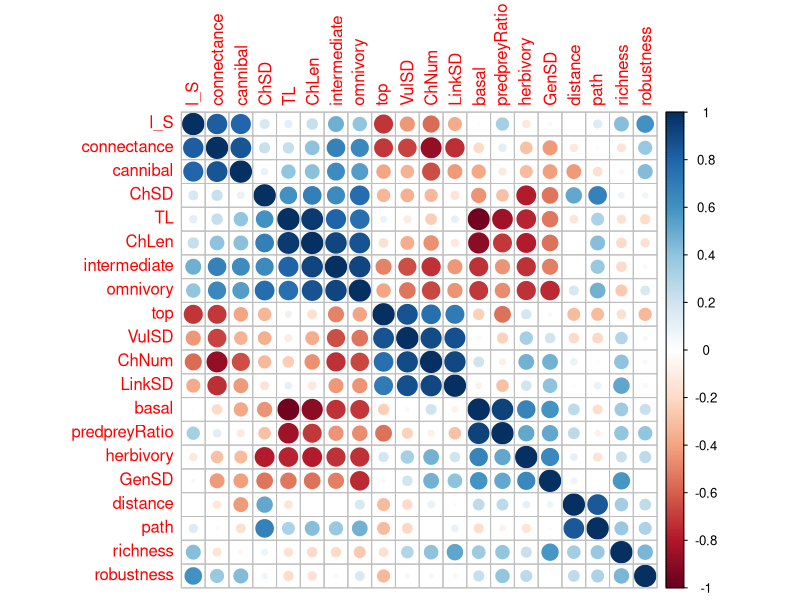
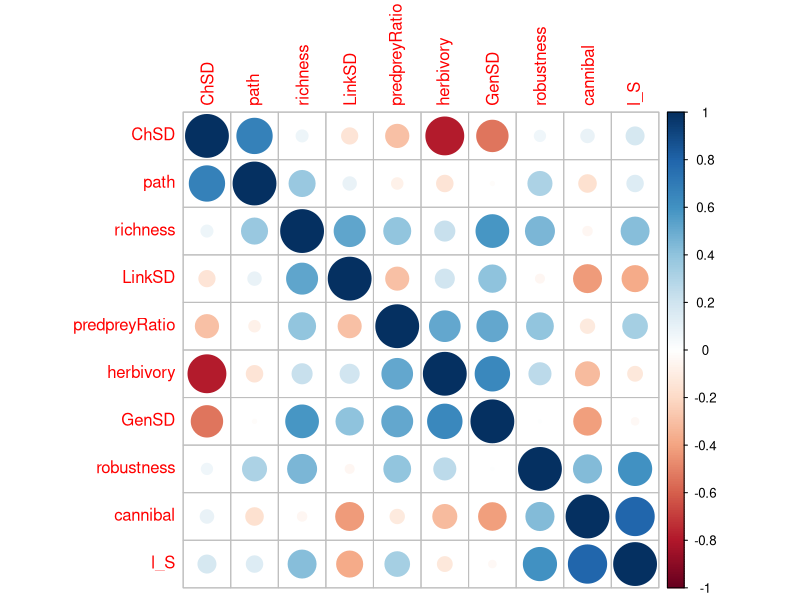
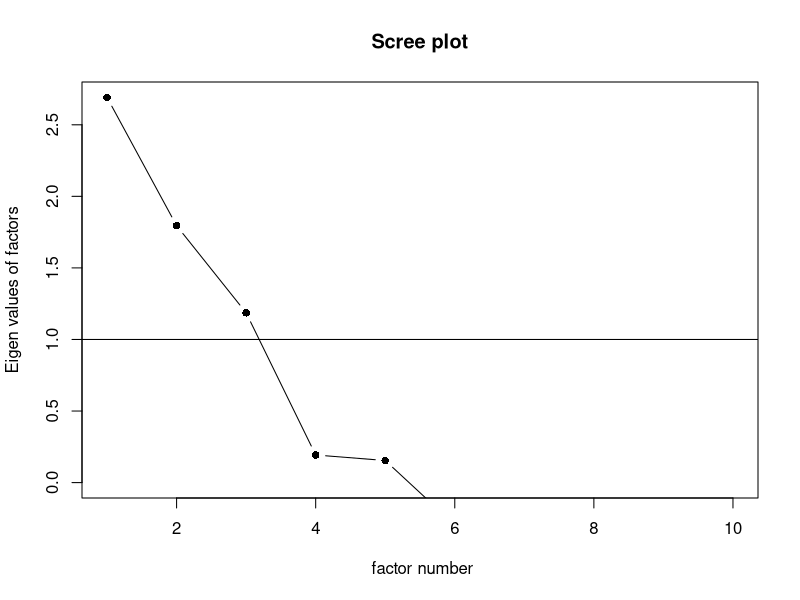
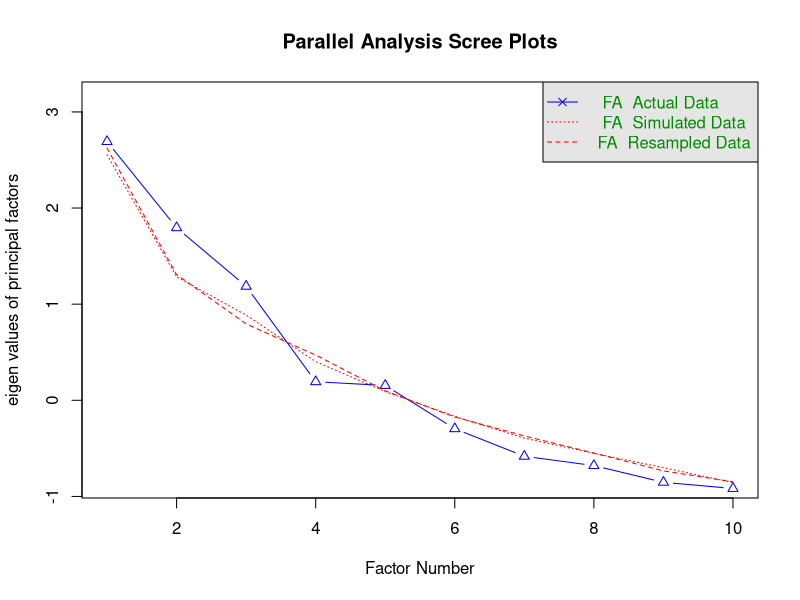
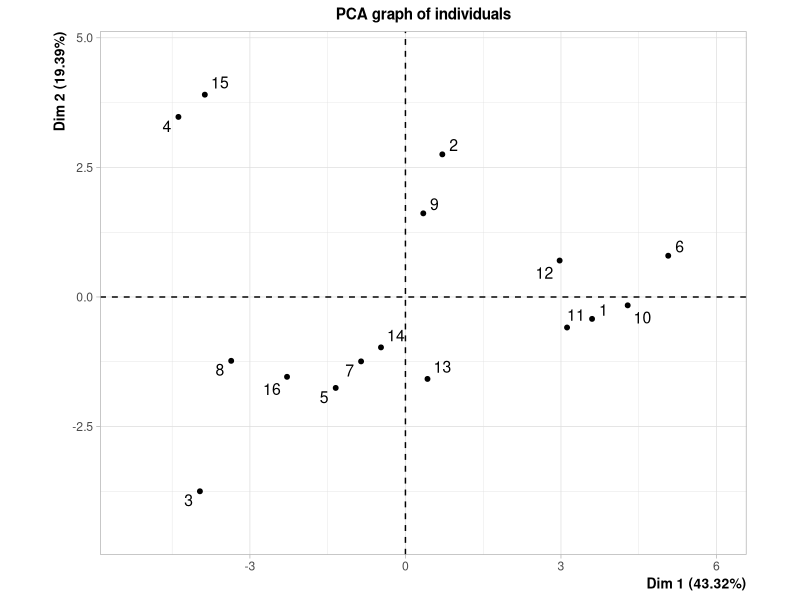
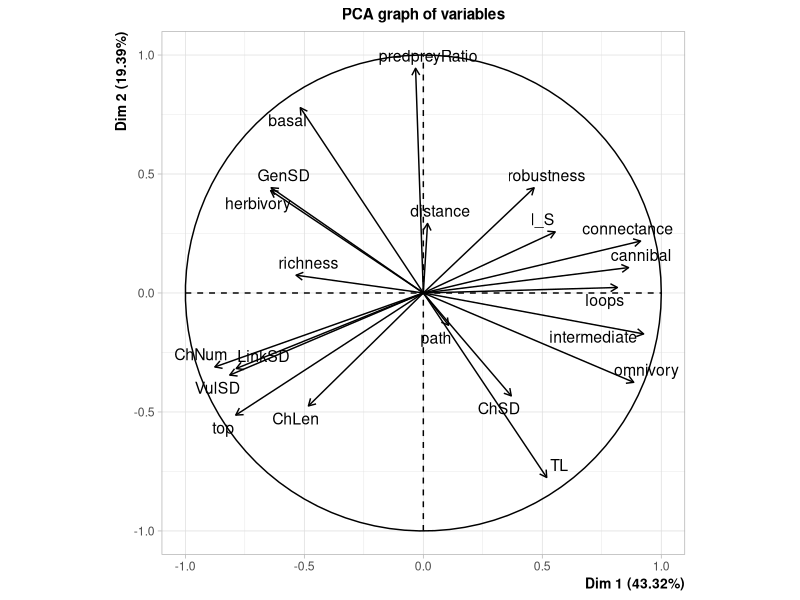

Here is the R script that generated these plots, in order: (Note: this script raises an error after producing the figures.)
##Load packages
library(caret)
library(corrplot)
library(FactoMineR)
library(here)
library(psych)
library(ggrepel)
library(tidyverse)

setwd(here::here())

# import network summary data
topology_vermaat <- read.csv("data/vermaat_2009/vermaat_summary.csv") %>%
  select(-id) %>%
  select(-c(links, S1, S2, S4, S5, diameter, ρ, centrality, complexity))

# get an idea of the number of NA vals
sapply(topology_vermaat, function(x) sum(is.na(x))) / nrow(topology_vermaat) * 100

# same for prop of zeros
colSums(topology_vermaat==0, na.rm = TRUE)/nrow(topology_vermaat)*100

topology_vermaat_subset <-
  topology_vermaat %>%
  select(-c(loops)) %>%
  na.omit()

# 1: look at correlation first

#scale all features
topology_scaled <- scale(topology_vermaat_subset,
                         center = TRUE, scale = TRUE)

# correlation matrix
cor_matrix <- cor(topology_scaled)

corrplot(cor_matrix, order = "hclust")

# remove highly correlated vars
# select the cutoff 
corr_cutoff <- 0.8
# subset by cutoff
hc = findCorrelation(cor_matrix, cutoff = corr_cutoff, names = TRUE)

# subset 
topology_subset <- select(topology_vermaat_subset,-all_of(hc))
topology_scaled_subset <- scale(topology_subset,
                                center = TRUE, scale = TRUE)

cor_mat_subset <- cor(topology_scaled_subset)

corrplot(cor_mat_subset, order = "hclust")

#KMO Test

KMO(topology_subset)
cortest.bartlett(topology_vermaat_subset)


# Determine number of factors to extract
ev <- eigen(cor(topology_scaled_subset)) # get eigenvalues
ev$values

scree(topology_scaled_subset, pc=FALSE)

fa.parallel(topology_scaled_subset, fa="fa")

Nfacs <- 3  # This is for four factors. You can change this as needed.

#fit <- factanal(topology_scaled_subset, Nfacs, rotation = "promax")

#ggplot() +
#  geom_point(aes(x = fit$loadings[, 1],
#                 y = fit$loadings[, 2])) +
#  geom_vline(xintercept = 0) +
#  geom_hline(yintercept = 0) +
#  geom_text(aes(x = fit$loadings[, 1],
#                y = fit$loadings[, 2],
#                label = names(fit$loadings[, 1])),
#            nudge_y = 0.1) +
#  theme_classic() +
#  labs(x = "Factor 1",
#       y = "Factor 2") +
#  lims(x= c(-1.2, 1.2), 
#       y = c(-1.2, 1.2))

# 2: look at correlation first

pca <- PCA(topology_vermaat, scale.unit = TRUE)

# get variance explained for labels
variance = pca$eig %>%
  as.data.frame() %>%
  pull(`percentage of variance`)


# pull all vars signif correlated with first three dims
dim_descrip <- dimdesc(pca, axes = 1:3)

signif_corrs <- 
  dim_descrip[["Dim.1"]] %>%
  as.data.frame() %>%
  rownames_to_column(., var = "Property") %>%
  mutate(dimension = "Dim.1") %>%
  rbind(dim_descrip[["Dim.2"]] %>%
          as.data.frame() %>%
          rownames_to_column(., var = "Property") %>%
          mutate(dimension = "Dim.2")) %>%
  rbind(dim_descrip[["Dim.3"]] %>%
          as.data.frame() %>%
          rownames_to_column(., var = "Property") %>%
          mutate(dimension = "Dim.3")) %>%
  mutate(quanti.correlation = round(quanti.correlation, digits = 2))

pca$var$cor %>%
  as.data.frame() %>%
  rownames_to_column(., var = "Property") %>%
  select(Property, Dim.1, Dim.2, Dim.3) %>%
  pivot_longer(!Property,
               names_to = "dimension",
               values_to = "quanti.correlation") %>%
  mutate(quanti.correlation = round(quanti.correlation, digits = 2)) %>%
  full_join(signif_corrs) %>%
  mutate(dimension = case_when(dimension == "Dim.1" ~ paste("PCA 1 (", round(variance[1]), "%)", sep = ""),
                               dimension == "Dim.2" ~ paste("PCA 2 (", round(variance[2]), "%)", sep = ""),
                               dimension == "Dim.3" ~ paste("PCA 3 (", round(variance[3]), "%)", sep = "")),
         quanti.correlation = case_when(abs(quanti.correlation) > 0.53 & abs(quanti.correlation) <= 0.53 & quanti.p.value <= 0.05 ~ paste("**", quanti.correlation, "**", sep = ""),
                                        abs(quanti.correlation) > 0.66 & quanti.p.value <= 0.01 ~ paste("**", quanti.correlation, "**", sep = ""),
                                        .default = as.character(quanti.correlation))) %>%
  select(!quanti.p.value) %>%
  pivot_wider(names_from = dimension,
              values_from = quanti.correlation) %>%
  write.csv(.,
            "../tables/vermaat_corr.csv",
            row.names = FALSE)

# plot pca
pca$var$cor %>%
  as.data.frame() %>%
  rownames_to_column(., var = "Property") %>%
  select(Property, Dim.1, Dim.2, Dim.3) %>%
  pivot_longer(!Property,
               names_to = "dimension",
               values_to = "quanti.correlation") %>%
  mutate(quanti.correlation = round(quanti.correlation, digits = 2)) %>%
  full_join(signif_corrs) %>%
  filter(dimension != "Dim.3") %>%
  mutate(colour = case_when(abs(quanti.correlation) > 0.53 & abs(quanti.correlation) <= 0.53 & quanti.p.value <= 0.05 ~ "red",
                            abs(quanti.correlation) > 0.66 & quanti.p.value <= 0.01 ~ "red",
                            .default = "black")) %>%
  select(Property, dimension, colour) %>%
  pivot_wider(names_from = dimension,
              values_from = colour) %>%
  mutate(significant = if_else(Dim.1 == "red" | Dim.2 == "red", "signif", "non-signif")) %>%
  select(Property, significant) %>%
  full_join(.,
            pca[["var"]][["coord"]] %>%
              as.data.frame() %>%
              rownames_to_column(., var = "Property")) %>%
  ggplot(.,
         aes(x = Dim.1,
             y = Dim.2)) +
  geom_hline(yintercept = 0,
             colour = "grey60",
             linetype = 2) +
  geom_vline(xintercept = 0,
             colour = "grey60",
             linetype = 2) +
  geom_point(aes(colour = significant)) +
  geom_text_repel(aes(label = Property)) +
  theme_classic() +
  lims(x= c(-1, 1), y = c(-1, 1)) +
  labs(x = paste("PCA 1 (", round(variance[1]), "%)",sep = ""),
       y = paste("PCA 2 (", round(variance[2]), "%)",sep = ""))

ggsave("../figures/pca_vermaat.png")
